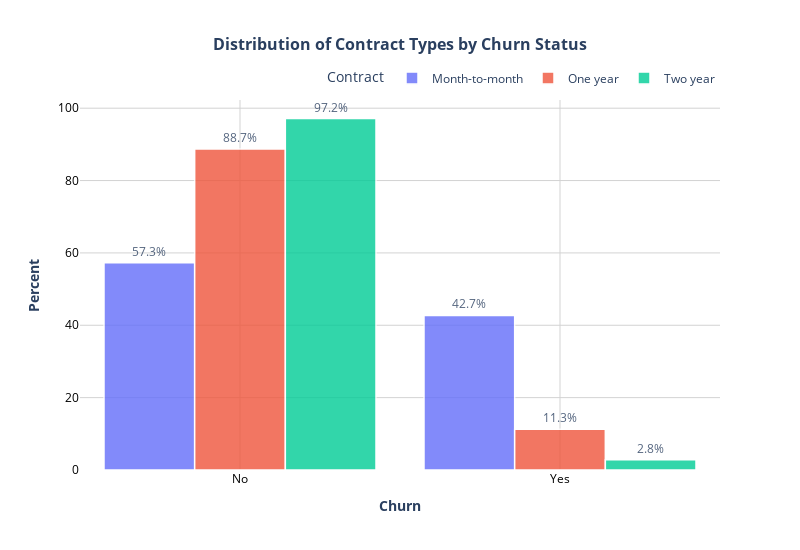

Notebook code for this chart:
### Code cell
#Ahora veremos la distribución de churn por género
plot_histogram(df, x="Churn", color="Contract",
               title="<b>Distribution of Contract Types by Churn Status</b>")

### Figure 1 — Plotly figure (JSON) as saved in the notebook; plotly's stock layout.template omitted (floating-point values rounded to 4 significant figures; data arrays with more than 128 entries replaced by an {"elided": "..."} marker saying what was removed)
{"data": [{"alignmentgroup": "True", "bingroup": "x", "histnorm": "percent", "hovertemplate": "Contract=Month-to-month<br>Churn=%{x}<br>percent=%{y}<extra></extra>", "legendgroup": "Month-to-month", "marker": {"color": "#636efa", "line": {"color": "white", "width": 1.5}, "pattern": {"shape": ""}}, "name": "Month-to-month", "offsetgroup": "Month-to-month", "opacity": 0.8, "orientation": "v", "showlegend": true, "textposition": "outside", "texttemplate": "%{y:.1f}%", "type": "histogram", "x": {"elided": "3875 str values"}, "xaxis": "x", "yaxis": "y"}, {"alignmentgroup": "True", "bingroup": "x", "histnorm": "percent", "hovertemplate": "Contract=One year<br>Churn=%{x}<br>percent=%{y}<extra></extra>", "legendgroup": "One year", "marker": {"color": "#EF553B", "line": {"color": "white", "width": 1.5}, "pattern": {"shape": ""}}, "name": "One year", "offsetgroup": "One year", "opacity": 0.8, "orientation": "v", "showlegend": true, "textposition": "outside", "texttemplate": "%{y:.1f}%", "type": "histogram", "x": {"elided": "1472 str values"}, "xaxis": "x", "yaxis": "y"}, {"alignmentgroup": "True", "bingroup": "x", "histnorm": "percent", "hovertemplate": "Contract=Two year<br>Churn=%{x}<br>percent=%{y}<extra></extra>", "legendgroup": "Two year", "marker": {"color": "#00cc96", "line": {"color": "white", "width": 1.5}, "pattern": {"shape": ""}}, "name": "Two year", "offsetgroup": "Two year", "opacity": 0.8, "orientation": "v", "showlegend": true, "textposition": "outside", "texttemplate": "%{y:.1f}%", "type": "histogram", "x": {"elided": "1685 str values"}, "xaxis": "x", "yaxis": "y"}], "layout": {"bargap": 0.15, "barmode": "group", "font": {"size": 12}, "height": 550, "legend": {"orientation": "h", "title": {"text": "Contract"}, "tracegroupgap": 0, "x": 1, "xanchor": "right", "y": 1.02, "yanchor": "bottom"}, "paper_bgcolor": "white", "plot_bgcolor": "white", "title": {"font": {"size": 16}, "text": "<b><b>Distribution of Contract Types by Churn Status</b></b>", "x": 0.5}, "width": 800, "xaxis": {"anchor": "y", "domain": [0, 1], "gridcolor": "lightgray", "gridwidth": 1, "showgrid": true, "tickfont": {"color": "black", "size": 12}, "title": {"text": "<b>Churn</b>"}}, "yaxis": {"anchor": "x", "domain": [0, 1], "gridcolor": "lightgray", "gridwidth": 1, "showgrid": true, "tickfont": {"color": "black", "size": 12}, "title": {"text": "<b>Percent</b>"}}}}
